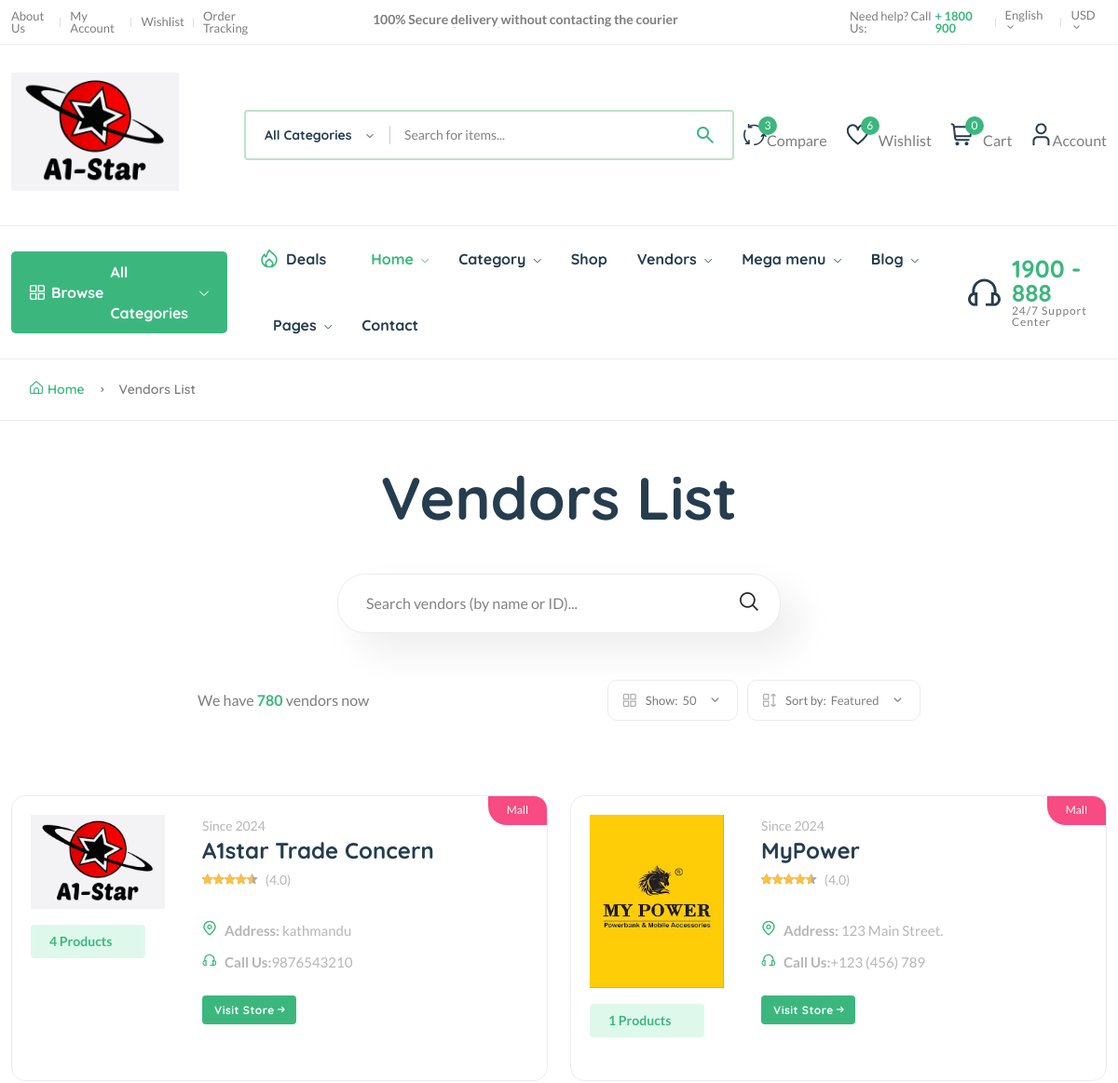
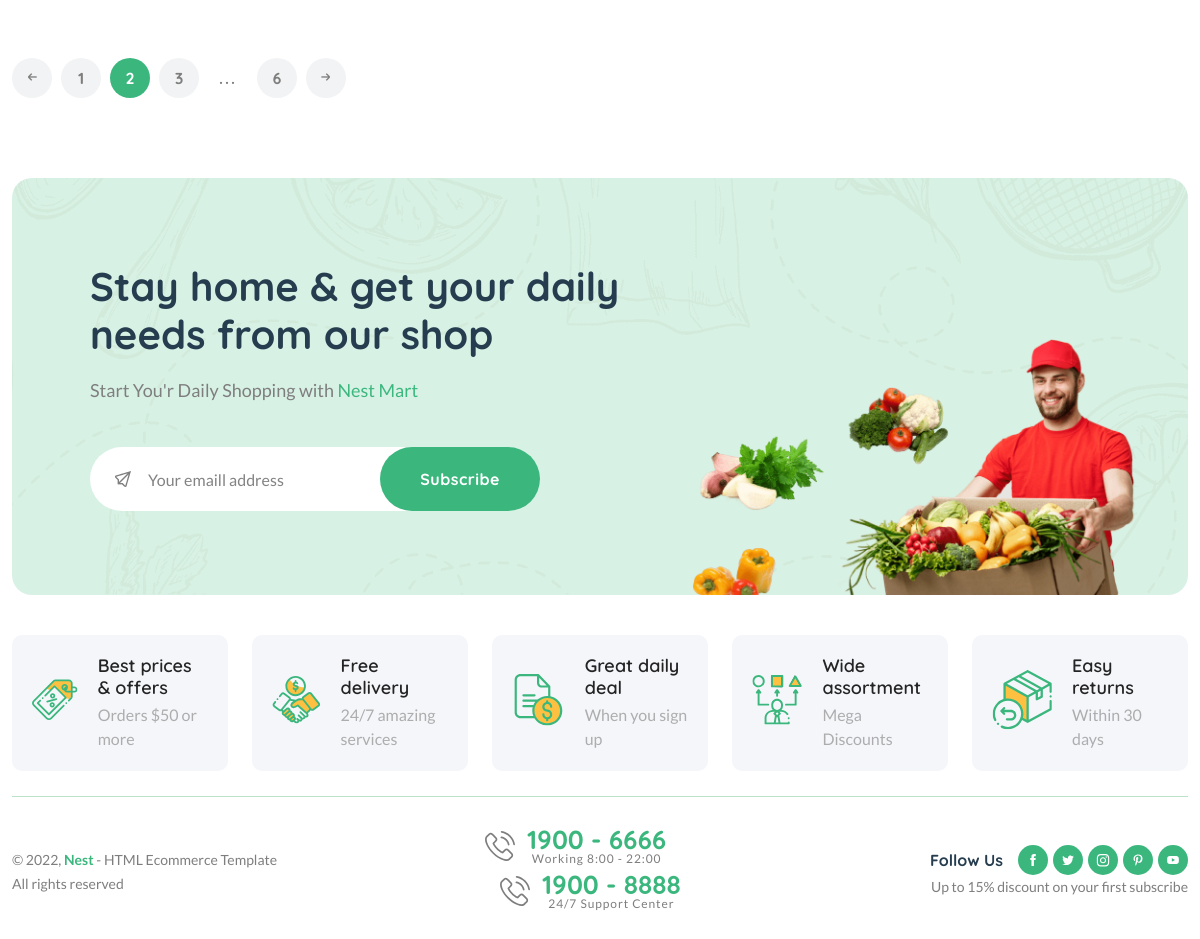
The app's page /vendors/ with its own data (2 pictures, top to bottom).
### core/models.py (models this page shows, shortened)
class Vendor(models.Model):
    vid = ShortUUIDField(unique=True, length=10, max_length=20, prefix="ven", alphabet="abcdefgh12345")
    title = models.CharField(max_length=100, default="A1star")
    image = models.ImageField(upload_to=user_directory_path, default="vendor.jpg")
    cover_image = models.ImageField(upload_to=user_directory_path, default="vendor.jpg")
    description = RichTextUploadingField(null=True, blank=True, default="An Amazing Vendor")
    address = models.CharField(max_length=100, default="123 Main Street.")
    contact = models.CharField(max_length=100, default="+123 (456) 789")
    chat_resp_time = models.CharField(max_length=100, default="100")
    shipping_on_time = models.CharField(max_length=100, default="100")
    authentic_rating = models.CharField(max_length=100, default="100")
    days_return = models.CharField(max_length=100, default="100")
    warranty_period = models.CharField(max_length=100, default="100")
    user = models.ForeignKey(User, on_delete=models.SET_NULL, null=True)
    date = models.DateTimeField(auto_now_add=True, null=True, blank=True)
    class Meta:
        verbose_name_plural = "Vendors"

### core/views.py (the view)
# urls.py: path("vendors/", vendor_list_view, name="vendor-list"),
def vendor_list_view(request):
    vendors = Vendor.objects.all()
    context = {
        "vendors": vendors,
    }
    return render(request, "core/vendor-list.html", context)

### templates/core/vendor-list.html (shortened to what this page needs)
{% extends "partials/base.html" %}
{% load static %}
{% block content %}
    <main class="main pages mb-80">
        <div class="page-header breadcrumb-wrap">
            <div class="container">
                <div class="breadcrumb">
                    <a href="index.html" rel="nofollow"><i class="fi-rs-home mr-5"></i>Home</a>
                    <span></span> Vendors List
                </div>
            </div>
        </div>
        <div class="page-content pt-50">
            <div class="container">
                <div class="archive-header-2 text-center">
                    <h1 class="display-2 mb-50">Vendors List</h1>
                    <div class="row">
                        <div class="col-lg-5 mx-auto">
                            <div class="sidebar-widget-2 widget_search mb-50">
                                <div class="search-form">
                                    <form action="#">
                                        <input type="text" placeholder="Search vendors (by name or ID)..." />
                                        <button type="submit"><i class="fi-rs-search"></i></button>
                                    </form>
                                </div>
                            </div>
                        </div>
                    </div>
                </div>
                <div class="row mb-50">
                    <div class="col-12 col-lg-8 mx-auto">
                        <div class="shop-product-fillter">
                            <div class="totall-product">
                                <p>We have <strong class="text-brand">780</strong> vendors now</p>
                            </div>
                            <div class="sort-by-product-area">
                                <div class="sort-by-cover mr-10">
                                    <div class="sort-by-product-wrap">
                                        <div class="sort-by">
                                            <span><i class="fi-rs-apps"></i>Show:</span>
                                        </div>
                                        <div class="sort-by-dropdown-wrap">
                                            <span> 50 <i class="fi-rs-angle-small-down"></i></span>
                                        </div>
                                    </div>
                                </div>
                                <div class="sort-by-cover">
                                    <div class="sort-by-product-wrap">
                                        <div class="sort-by">
                                            <span><i class="fi-rs-apps-sort"></i>Sort by:</span>
                                        </div>
                                        <div class="sort-by-dropdown-wrap">
                                            <span> Featured <i class="fi-rs-angle-small-down"></i></span>
                                        </div>
                                    </div>
                                </div>
                            </div>
                        </div>
                    </div>
                </div>
                <div class="row vendor-grid">
                    {% for v in vendors %}
                    <div class="col-lg-6 col-md-6 col-12 col-sm-6">
                        <div class="vendor-wrap style-2 mb-40">
                            <div class="product-badges product-badges-position product-badges-mrg">
                                <span class="hot">Mall</span>
                            </div>
                            <div class="vendor-img-action-wrap">
                                <div class="vendor-img">
                                    <a href="{% url 'core:vendor-detail' v.vid %}">
                                        <img class="default-img" src="{{v.image.url}}" alt="" />
                                    </a>
                                </div>
                                <div class="mt-10">
                                    <span class="font-small total-product">{{v.product.all.count}} Products</span>
                                </div>
                            </div>
                            <div class="vendor-content-wrap">
                                <div class="mb-30">
                                    <div class="product-category">
                                        <span class="text-muted">Since {{v.date|date:"Y"}}</span>
                                    </div>
                                    <h4 class="mb-5"><a href="{% url 'core:vendor-detail' v.vid %}">{{v.title}}</a></h4>
                                    <div class="product-rate-cover">
                                        <div class="product-rate d-inline-block">
                                            <div class="product-rating" style="width: 90%"></div>
                                        </div>
                                        <span class="font-small ml-5 text-muted"> (4.0)</span>
                                    </div>
                                    <div class="vendor-info d-flex justify-content-between align-items-end mt-30">
                                        <ul class="contact-infor text-muted">
                                            <li><img src="assets/imgs/theme/icons/icon-location.svg" alt="" /><strong>Address: </strong> <span>{{v.address}}</span></li>
                                            <li><img src="assets/imgs/theme/icons/icon-contact.svg" alt="" /><strong>Call Us:</strong><span>{{v.contact}}</span></li>
                                        </ul>
                                        <br>
                                    </div>
                                    <br>
                                    <a href="{% url 'core:vendor-detail' v.vid %}" class="btn btn-xs">Visit Store <i class="fi-rs-arrow-small-right"></i></a>
                                </div>
                            </div>
                        </div>
                    </div>
                    {% endfor %}
                </div>
                <div class="pagination-area mt-20 mb-20">
                    <nav aria-label="Page navigation example">
                        <ul class="pagination justify-content-start">
                            <li class="page-item">
                                <a class="page-link" href="#"><i class="fi-rs-arrow-small-left"></i></a>
                            </li>
                            <li class="page-item"><a class="page-link" href="#">1</a></li>
                            <li class="page-item active"><a class="page-link" href="#">2</a></li>
                            <li class="page-item"><a class="page-link" href="#">3</a></li>
                            <li class="page-item"><a class="page-link dot" href="#">...</a></li>
                            <li class="page-item"><a class="page-link" href="#">6</a></li>
                            <li class="page-item">
                                <a class="page-link" href="#"><i class="fi-rs-arrow-small-right"></i></a>
                            </li>
                        </ul>
                    </nav>
                </div>
            </div>
        </div>
    </main>
{% endblock content %}

### records on screen
Vendor: image (picture), product.all.count "4", date "2024", title "A1star Trade Concern", address "kathmandu", contact "9876543210"
Vendor: image (picture), product.all.count "1", date "2024", title "MyPower", address "123 Main Street.", contact "+123 (456) 789"

### other values on screen
{{ request.session.cart_data_obj|length }} "0"
